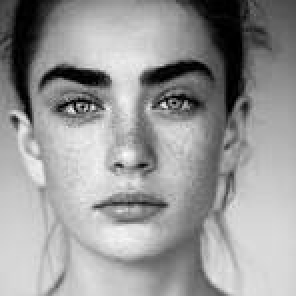
#> input picture Digital Image Processing Programs/Images/Salt_And_Pepper.jpg, 148 x 148 px, found by its file name (shown 2 times larger)
$ python median_filter_salt_pepper.py
#> lines starting #> are read from the running program, lines starting #| are printed output that depends on the picture
'''Program to observe the effect of median filter
on an image corrupted by salt and pepper method.'''

import cv2

def remove_salt_and_pepper_noise(image):

    return cv2.medianBlur(image, 5)  # Kernel size 5x5

# Example usage:
# Read the noisy image
noisy_img = cv2.imread('Salt_And_Pepper.jpg', 0)  # Read as grayscale
#> noisy_img is the input picture: shape (148, 148); min 0, max 255, mean 152.5

# Remove salt and pepper noise using median filter
denoised_img = remove_salt_and_pepper_noise(noisy_img)
#> in remove_salt_and_pepper_noise, `return cv2.medianBlur(image, 5)`:
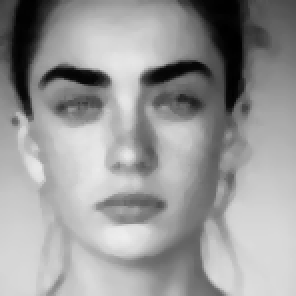
#> returned value: shape (148, 148) (shown 2 times larger); min 0, max 238, mean 153

# Display the images
cv2.imshow('Noisy Image', noisy_img)
cv2.imshow('Denoised Image', denoised_img)
cv2.waitKey(0)
cv2.destroyAllWindows()

$ run again, with Digital Image Processing Programs/Images/Bit_slicing.jpg copied over Digital Image Processing Programs/Images/Salt_And_Pepper.jpg
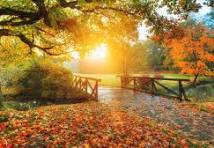
#> input picture Digital Image Processing Programs/Images/Bit_slicing.jpg, 214 x 148 px, found by its file name
#> `noisy_img = cv2.imread('Salt_And_Pepper.jpg', 0)`:
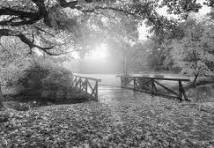
#> noisy_img: shape (148, 214); min 3, max 255, mean 124.8
#> in remove_salt_and_pepper_noise, `return cv2.medianBlur(image, 5)`:
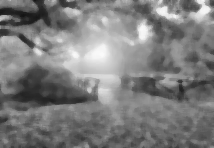
#> returned value: shape (148, 214); min 20, max 250, mean 124.3

$ run again, with Digital Image Processing Programs/Images/Compression.jpg copied over Digital Image Processing Programs/Images/Salt_And_Pepper.jpg
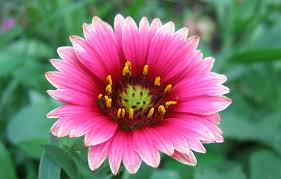
#> input picture Digital Image Processing Programs/Images/Compression.jpg, 281 x 179 px, found by its file name
#> `noisy_img = cv2.imread('Salt_And_Pepper.jpg', 0)`:
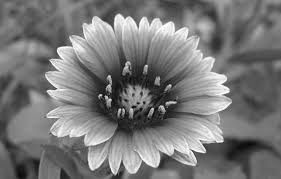
#> noisy_img: shape (179, 281); min 0, max 255, mean 119.3
#> in remove_salt_and_pepper_noise, `return cv2.medianBlur(image, 5)`:
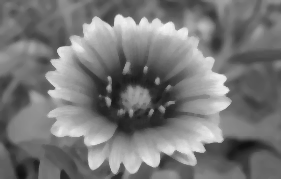
#> returned value: shape (179, 281); min 17, max 248, mean 119

$ run again, with Digital Image Processing Programs/Images/Falls_Arth_Logi.jpg copied over Digital Image Processing Programs/Images/Salt_And_Pepper.jpg
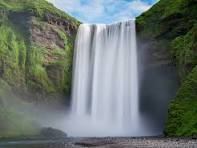
#> input picture Digital Image Processing Programs/Images/Falls_Arth_Logi.jpg, 197 x 148 px, found by its file name
#> `noisy_img = cv2.imread('Salt_And_Pepper.jpg', 0)`:
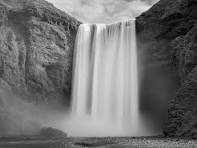
#> noisy_img: shape (148, 197); min 0, max 252, mean 114.9
#> in remove_salt_and_pepper_noise, `return cv2.medianBlur(image, 5)`:
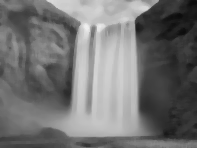
#> returned value: shape (148, 197); min 11, max 241, mean 115.1
